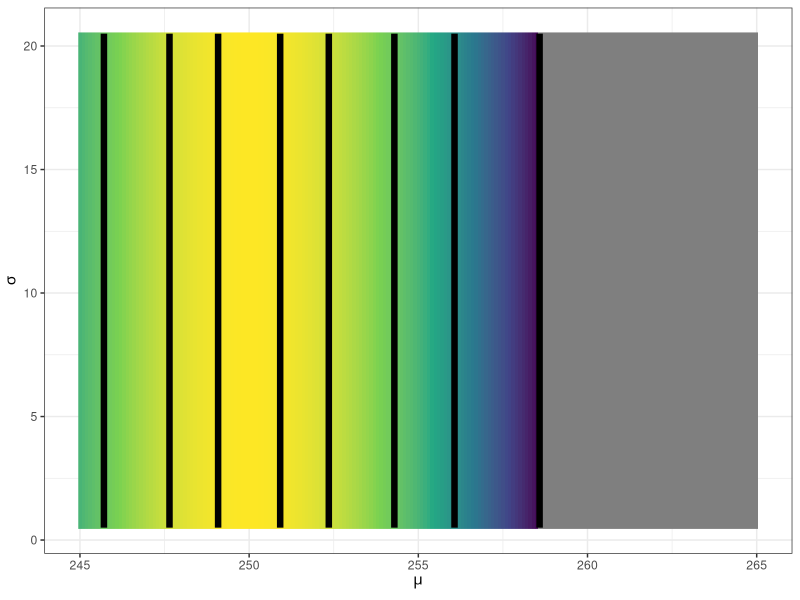
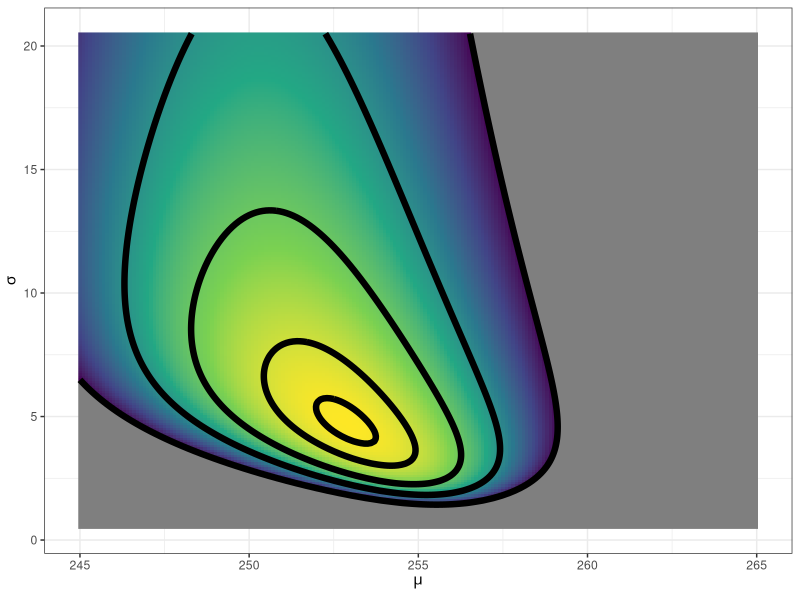
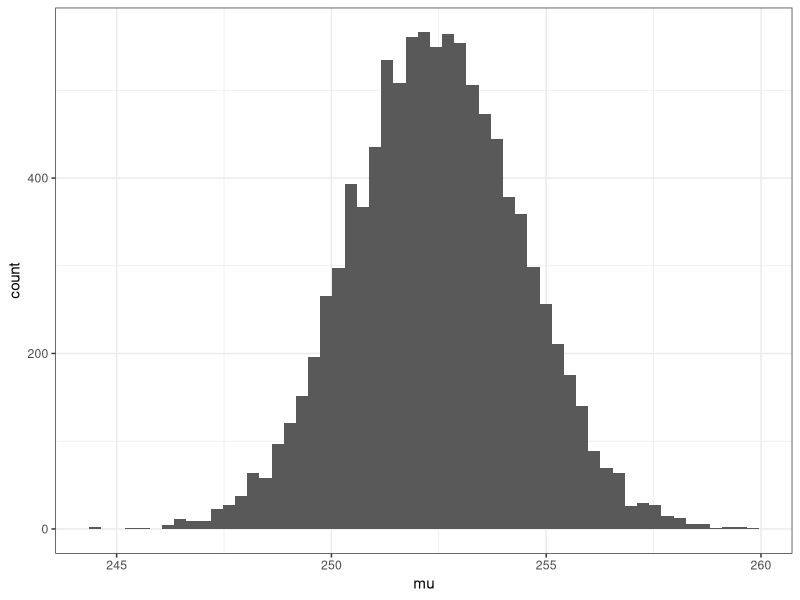
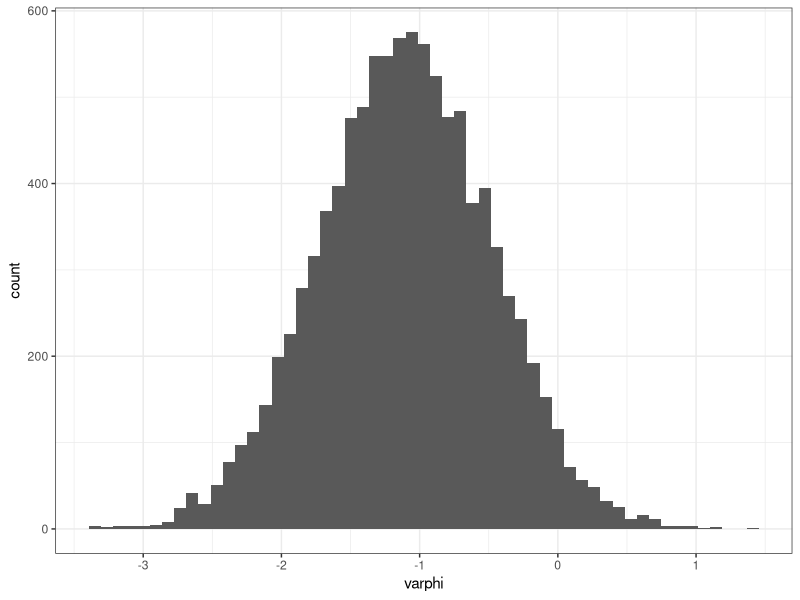
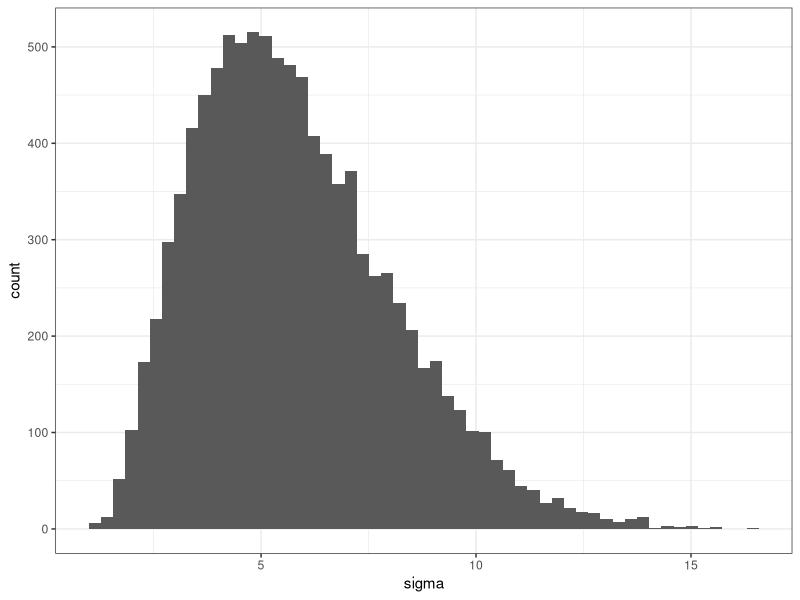

R code for these plots, in order:
## ---- chunk 1
knitr::opts_chunk$set(echo = TRUE)
## ---- chunk 2
library(dplyr)
library(ggplot2)
## ---- chunk 3
mu_true <- 254.5
sigma_true <- 2.5

set.seed(5001)
x <- rnorm(n = 50, mean = mu_true, sd = sigma_true)
## ---- chunk 4
my_logprior <- function(theta, my_info)
{
  lik_mu <- theta[1]
  lik_sigma <- theta[2]
  
  dnorm(x = lik_mu,
        mean = my_info$mu_0,
        sd = my_info$tau_0,
        log = TRUE) + 
    dunif(x = lik_sigma,
          min = my_info$sigma_lwr,
          max = my_info$sigma_upr,
          log = TRUE)
}
## ---- chunk 5
param_grid <- expand.grid(mu = seq(245, 265, length.out = 201),
                          sigma = seq(0.5, 20.5, length.out = 201),
                          KEEP.OUT.ATTRS = FALSE,
                          stringsAsFactors = FALSE) %>% 
  as.data.frame() %>% tbl_df()
## ---- chunk 6
hyper_list <- list(
  mu_0 = 250,
  tau_0 = 2,
  sigma_lwr = 0.5,
  sigma_upr = 20.5
)

hyper_list
## ---- chunk 7
eval_logdensity <- function(mu_val, sigma_val, func_logdens, my_info)
{
  func_logdens(c(mu_val, sigma_val), my_info)
}
## ---- chunk 8
log_prior_result <- purrr::map2_dbl(param_grid$mu,
                                    param_grid$sigma,
                                    eval_logdensity,
                                    func_logdens = my_logprior,
                                    my_info = hyper_list)
## ---- chunk 9
param_grid %>% 
  mutate(log_dens = log_prior_result) %>% 
  mutate(log_dens_2 = log_dens - max(log_dens)) %>% 
  ggplot(mapping = aes(x = mu, y = sigma)) +
  geom_raster(mapping = aes(fill = log_dens_2)) +
  stat_contour(mapping = aes(z = log_dens_2),
               breaks = log(c(0.01/100, 0.01, 0.1, 0.5, 0.9)),
               size = 2.2,
               color = "black") +
  scale_fill_viridis_c(guide = FALSE,
                       limits = log(c(0.01/100, 1.0))) +
  labs(x = expression(mu), y = expression(sigma)) +
  theme_bw()
## ---- chunk 10
my_logpost <- function(theta, my_info)
{
  lik_mu <- theta[1]
  lik_sigma <- theta[2]
  
  # calculate the log-likelihood
  log_lik <- sum(dnorm(x = my_info$xobs,
                       mean = lik_mu,
                       sd = lik_sigma,
                       log = TRUE))
  
  log_prior <- dnorm(x = lik_mu,
        mean = my_info$mu_0,
        sd = my_info$tau_0,
        log = TRUE) + 
    dunif(x = lik_sigma,
          min = my_info$sigma_lwr,
          max = my_info$sigma_upr,
          log = TRUE)
  
  # sum together
  log_lik + log_prior
}
## ---- chunk 11
info_N05 <- list(
  xobs = x[1:5],
  mu_0 = 250,
  tau_0 = 2,
  sigma_lwr = 0.5,
  sigma_upr = 20.5
)

log_post_result <- purrr::map2_dbl(param_grid$mu,
                                    param_grid$sigma,
                                    eval_logdensity,
                                    func_logdens = my_logpost,
                                    my_info = info_N05)
## ---- chunk 12
param_grid %>% 
  mutate(log_dens = log_post_result) %>% 
  mutate(log_dens_2 = log_dens - max(log_dens)) %>% 
  ggplot(mapping = aes(x = mu, y = sigma)) +
  geom_raster(mapping = aes(fill = log_dens_2)) +
  stat_contour(mapping = aes(z = log_dens_2),
               breaks = log(c(0.01/100, 0.01, 0.1, 0.5, 0.9)),
               size = 2.2,
               color = "black") +
  scale_fill_viridis_c(guide = FALSE,
                       limits = log(c(0.01/100, 1.0))) +
  labs(x = expression(mu), y = expression(sigma)) +
  theme_bw()
## ---- chunk 13
map_result <- optim(c(250, 10),
                    my_logpost,
                    gr = NULL,
                    info_N05,
                    method = "BFGS",
                    hessian = TRUE,
                    control = list(fnscale = -1, maxit = 1001))

map_result
## ---- chunk 14
map_result_2 <- optim(c(260, 2),
                    my_logpost,
                    gr = NULL,
                    info_N05,
                    method = "BFGS",
                    hessian = TRUE,
                    control = list(fnscale = -1, maxit = 1001))

map_result_2
## ---- chunk 15
my_logpost_cv <- function(phi, my_info)
{
  lik_mu <- phi[1]
  lik_varphi <- phi[2]
  
  # back transform from phi to sigma
  lik_sigma <- my_info$sigma_lwr + (my_info$sigma_upr - my_info$sigma_lwr) * boot::inv.logit(lik_varphi)
  
  # calculate the log-likelihood
  log_lik <- sum(dnorm(x = my_info$xobs,
                       mean = lik_mu,
                       sd = lik_sigma,
                       log = TRUE))
  
  # calculate the log-prior on mu
  log_prior_mu <- dnorm(x = lik_mu,
                        mean = my_info$mu_0,
                        sd = my_info$tau_0,
                        log = TRUE) 
  
  # calculate the log-prior on sigma
  log_prior_sigma <- dunif(x = lik_sigma,
                           min = my_info$sigma_lwr,
                           max = my_info$sigma_upr,
                           log = TRUE)
  
  # account for the log-derivative adjustment
  log_deriv_adjust <- log(my_info$sigma_upr - my_info$sigma_lwr) +
    log(boot::inv.logit(lik_varphi)) +
    log(1 - boot::inv.logit(lik_varphi))
  
  # sum the terms together
  log_lik + log_prior_mu + log_prior_sigma + log_deriv_adjust
}
## ---- chunk 16
map_res_cv <- optim(c(260, -2),
                    my_logpost_cv,
                    gr = NULL,
                    info_N05,
                    method = "BFGS",
                    hessian = TRUE,
                    control = list(fnscale = -1, maxit = 1001))

map_res_cv
## ---- chunk 17
map_res_cv_2 <- optim(c(248, 2),
                    my_logpost_cv,
                    gr = NULL,
                    info_N05,
                    method = "BFGS",
                    hessian = TRUE,
                    control = list(fnscale = -1, maxit = 1001))

map_res_cv_2
## ---- chunk 18
my_laplace <- function(start_guess, logpost_func, ...)
{
  # code adapted from the `LearnBayes`` function `laplace()`
  fit <- optim(start_guess,
               logpost_func,
               gr = NULL,
               ...,
               method = "BFGS",
               hessian = TRUE,
               control = list(fnscale = -1, maxit = 1001))
  
  mode <- fit$par
  h <- -solve(fit$hessian)
  p <- length(mode)
  int <- p/2 * log(2 * pi) + 0.5 * log(det(h)) + logpost_func(mode, ...)
  list(mode = mode,
       var_matrix = h,
       log_evidence = int,
       converge = ifelse(fit$convergence == 0,
                         "YES", 
                         "NO"),
       iter_counts = fit$counts[1])
}
## ---- chunk 19
laplace_result <- my_laplace(c(260, -2), my_logpost_cv, info_N05)

laplace_result
## ---- chunk 20
generate_post_samples <- function(mvn_result, N, my_info)
{
  MASS::mvrnorm(n = N,
                mu = mvn_result$mode,
                Sigma = mvn_result$var_matrix) %>% 
    as.data.frame() %>% tbl_df() %>% 
    purrr::set_names(c("mu", "varphi")) %>% 
    mutate(sigma = my_info$sigma_lwr + (my_info$sigma_upr - my_info$sigma_lwr) * boot::inv.logit(varphi))
}
## ---- chunk 21
set.seed(712712)
my_post_samples <- generate_post_samples(laplace_result, N = 1e4, info_N05)

my_post_samples
## ---- chunk 22
my_post_samples %>% 
  ggplot(mapping = aes(x = mu)) +
  geom_histogram(bins = 55) +
  theme_bw()
## ---- chunk 23
my_post_samples %>% 
  ggplot(mapping = aes(x = varphi)) +
  geom_histogram(bins = 55) +
  theme_bw()
## ---- chunk 24
my_post_samples %>% 
  ggplot(mapping = aes(x = sigma)) +
  geom_histogram(bins = 55) +
  theme_bw()
